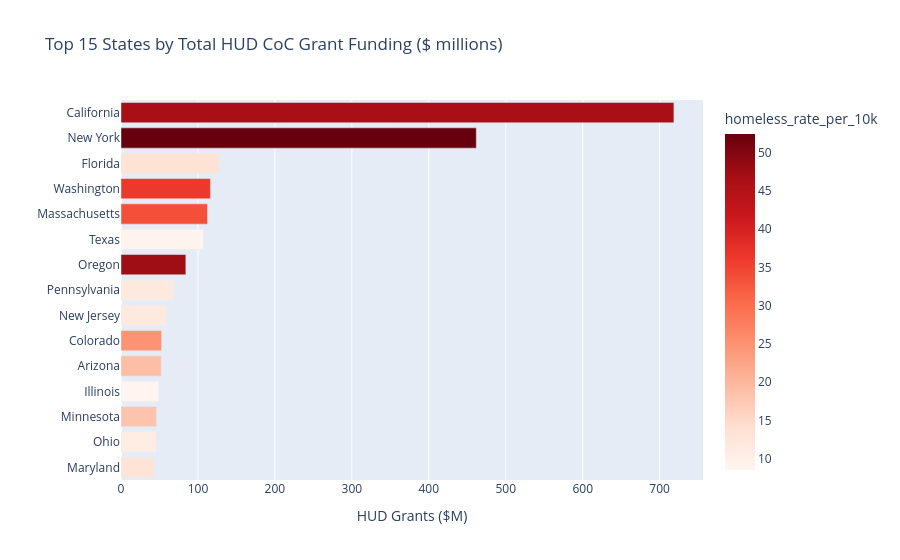

Notebook code for this chart:
### Code cell
top15 = df.nlargest(15, 'hud_grants_millions')
fig2 = px.bar(
    top15.sort_values('hud_grants_millions'),
    x='hud_grants_millions', y='state_name', orientation='h',
    color='homeless_rate_per_10k', color_continuous_scale='Reds',
    title='Top 15 States by Total HUD CoC Grant Funding ($ millions)',
    labels={'hud_grants_millions': 'HUD Grants ($M)', 'state_name': ''},
)
fig2.show()

### Figure 1 — Plotly figure (JSON) as saved in the notebook; plotly's stock layout.template omitted (floating-point values rounded to 4 significant figures)
{"data": [{"hovertemplate": "HUD Grants ($M)=%{x}<br>=%{y}<br>homeless_rate_per_10k=%{marker.color}<extra></extra>", "legendgroup": "", "marker": {"color": [13.16, 10.76, 18.2, 8.54, 19.12, 24.72, 11.71, 11.73, 47.5, 9.07, 33.58, 36.22, 13.63, 52.44, 46.48], "coloraxis": "coloraxis", "pattern": {"shape": ""}}, "name": "", "orientation": "h", "showlegend": false, "textposition": "auto", "type": "bar", "x": [42.6, 45.5, 46.3, 49.2, 52.3, 52.8, 58.4, 68.2, 84.3, 107.3, 112.4, 116.2, 127.4, 461.7, 718.5], "xaxis": "x", "y": ["Maryland", "Ohio", "Minnesota", "Illinois", "Arizona", "Colorado", "New Jersey", "Pennsylvania", "Oregon", "Texas", "Massachusetts", "Washington", "Florida", "New York", "California"], "yaxis": "y"}], "layout": {"barmode": "relative", "coloraxis": {"colorbar": {"title": {"text": "homeless_rate_per_10k"}}, "colorscale": [[0.0, "rgb(255,245,240)"], [0.125, "rgb(254,224,210)"], [0.25, "rgb(252,187,161)"], [0.375, "rgb(252,146,114)"], [0.5, "rgb(251,106,74)"], [0.625, "rgb(239,59,44)"], [0.75, "rgb(203,24,29)"], [0.875, "rgb(165,15,21)"], [1.0, "rgb(103,0,13)"]]}, "legend": {"tracegroupgap": 0}, "title": {"text": "Top 15 States by Total HUD CoC Grant Funding ($ millions)"}, "xaxis": {"anchor": "y", "domain": [0.0, 1.0], "title": {"text": "HUD Grants ($M)"}}, "yaxis": {"anchor": "x", "domain": [0.0, 1.0], "title": {"text": ""}}}}
